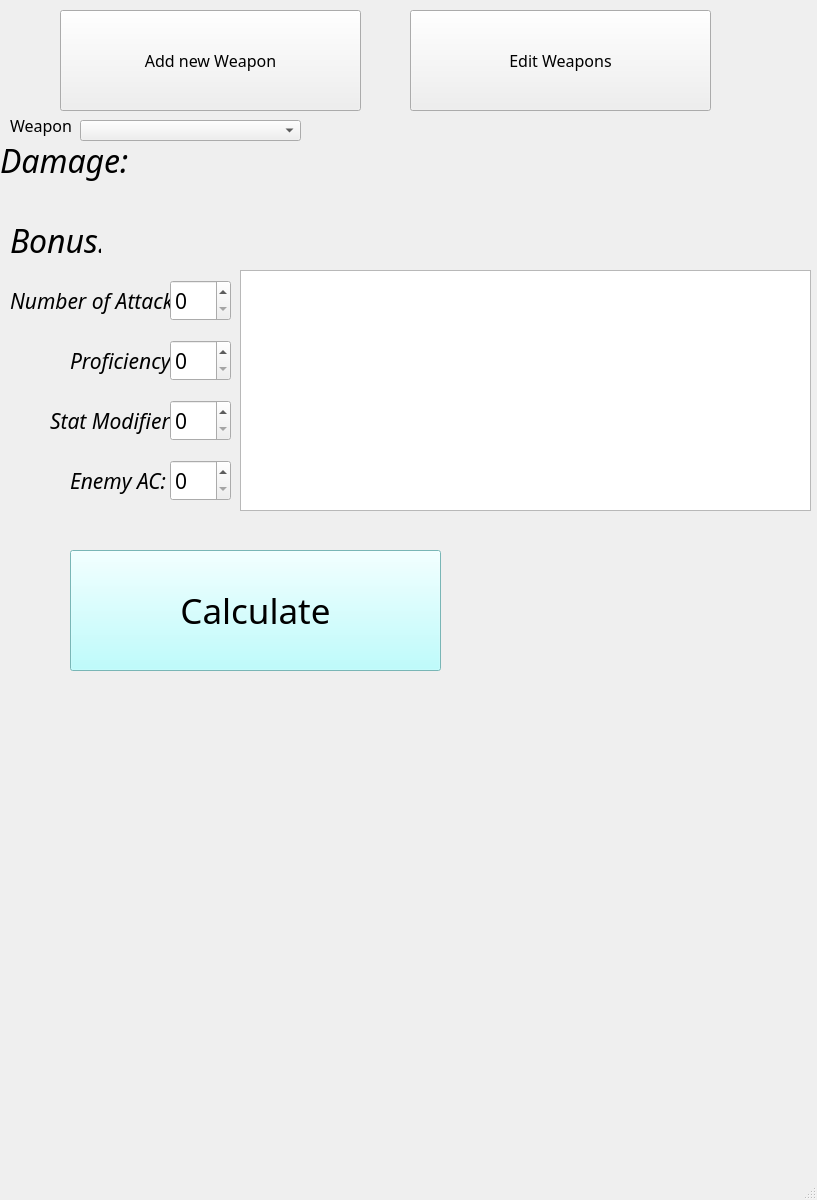
<?xml version="1.0" encoding="UTF-8"?>
<ui version="4.0">
 <class>MainWindow</class>
 <widget class="QMainWindow" name="MainWindow">
  <property name="geometry">
   <rect>
    <x>0</x>
    <y>0</y>
    <width>817</width>
    <height>1200</height>
   </rect>
  </property>
  <property name="windowTitle">
   <string>MainWindow</string>
  </property>
  <widget class="QWidget" name="centralwidget">
   <widget class="QPushButton" name="Calcular">
    <property name="geometry">
     <rect>
      <x>70</x>
      <y>550</y>
      <width>371</width>
      <height>121</height>
     </rect>
    </property>
    <property name="palette">
     <palette>
      <active>
       <colorrole role="Button">
        <brush brushstyle="SolidPattern">
         <color alpha="255">
          <red>170</red>
          <green>255</green>
          <blue>255</blue>
         </color>
        </brush>
       </colorrole>
       <colorrole role="Midlight">
        <brush brushstyle="SolidPattern">
         <color alpha="255">
          <red>239</red>
          <green>239</green>
          <blue>239</blue>
         </color>
        </brush>
       </colorrole>
       <colorrole role="Base">
        <brush brushstyle="SolidPattern">
         <color alpha="255">
          <red>255</red>
          <green>255</green>
          <blue>255</blue>
         </color>
        </brush>
       </colorrole>
       <colorrole role="Window">
        <brush brushstyle="SolidPattern">
         <color alpha="255">
          <red>170</red>
          <green>255</green>
          <blue>255</blue>
         </color>
        </brush>
       </colorrole>
       <colorrole role="Highlight">
        <brush brushstyle="SolidPattern">
         <color alpha="255">
          <red>0</red>
          <green>223</green>
          <blue>223</blue>
         </color>
        </brush>
       </colorrole>
      </active>
      <inactive>
       <colorrole role="Button">
        <brush brushstyle="SolidPattern">
         <color alpha="255">
          <red>170</red>
          <green>255</green>
          <blue>255</blue>
         </color>
        </brush>
       </colorrole>
       <colorrole role="Midlight">
        <brush brushstyle="SolidPattern">
         <color alpha="255">
          <red>239</red>
          <green>239</green>
          <blue>239</blue>
         </color>
        </brush>
       </colorrole>
       <colorrole role="Base">
        <brush brushstyle="SolidPattern">
         <color alpha="255">
          <red>255</red>
          <green>255</green>
          <blue>255</blue>
         </color>
        </brush>
       </colorrole>
       <colorrole role="Window">
        <brush brushstyle="SolidPattern">
         <color alpha="255">
          <red>170</red>
          <green>255</green>
          <blue>255</blue>
         </color>
        </brush>
       </colorrole>
       <colorrole role="Highlight">
        <brush brushstyle="SolidPattern">
         <color alpha="255">
          <red>0</red>
          <green>223</green>
          <blue>223</blue>
         </color>
        </brush>
       </colorrole>
      </inactive>
      <disabled>
       <colorrole role="Button">
        <brush brushstyle="SolidPattern">
         <color alpha="255">
          <red>170</red>
          <green>255</green>
          <blue>255</blue>
         </color>
        </brush>
       </colorrole>
       <colorrole role="Midlight">
        <brush brushstyle="SolidPattern">
         <color alpha="255">
          <red>239</red>
          <green>239</green>
          <blue>239</blue>
         </color>
        </brush>
       </colorrole>
       <colorrole role="Base">
        <brush brushstyle="SolidPattern">
         <color alpha="255">
          <red>170</red>
          <green>255</green>
          <blue>255</blue>
         </color>
        </brush>
       </colorrole>
       <colorrole role="Window">
        <brush brushstyle="SolidPattern">
         <color alpha="255">
          <red>170</red>
          <green>255</green>
          <blue>255</blue>
         </color>
        </brush>
       </colorrole>
       <colorrole role="Highlight">
        <brush brushstyle="SolidPattern">
         <color alpha="255">
          <red>51</red>
          <green>153</green>
          <blue>255</blue>
         </color>
        </brush>
       </colorrole>
      </disabled>
     </palette>
    </property>
    <property name="font">
     <font>
      <family>High Tower Text</family>
      <pointsize>26</pointsize>
     </font>
    </property>
    <property name="cursor">
     <cursorShape>OpenHandCursor</cursorShape>
    </property>
    <property name="text">
     <string>Calculate</string>
    </property>
   </widget>
   <widget class="QComboBox" name="weaponBox">
    <property name="geometry">
     <rect>
      <x>80</x>
      <y>120</y>
      <width>221</width>
      <height>21</height>
     </rect>
    </property>
   </widget>
   <widget class="QLabel" name="label">
    <property name="geometry">
     <rect>
      <x>10</x>
      <y>110</y>
      <width>71</width>
      <height>31</height>
     </rect>
    </property>
    <property name="font">
     <font>
      <family>High Tower Text</family>
      <pointsize>12</pointsize>
     </font>
    </property>
    <property name="text">
     <string>Weapon</string>
    </property>
   </widget>
   <widget class="QLabel" name="damage">
    <property name="geometry">
     <rect>
      <x>0</x>
      <y>130</y>
      <width>131</width>
      <height>61</height>
     </rect>
    </property>
    <property name="font">
     <font>
      <family>High Tower Text</family>
      <pointsize>24</pointsize>
      <italic>true</italic>
     </font>
    </property>
    <property name="text">
     <string>Damage:</string>
    </property>
   </widget>
   <widget class="QLabel" name="bonus">
    <property name="geometry">
     <rect>
      <x>10</x>
      <y>210</y>
      <width>91</width>
      <height>61</height>
     </rect>
    </property>
    <property name="font">
     <font>
      <family>High Tower Text</family>
      <pointsize>24</pointsize>
      <italic>true</italic>
     </font>
    </property>
    <property name="text">
     <string>Bonus:</string>
    </property>
   </widget>
   <widget class="QLabel" name="dmgVal">
    <property name="geometry">
     <rect>
      <x>130</x>
      <y>130</y>
      <width>1291</width>
      <height>61</height>
     </rect>
    </property>
    <property name="font">
     <font>
      <family>High Tower Text</family>
      <pointsize>24</pointsize>
      <italic>true</italic>
     </font>
    </property>
    <property name="text">
     <string/>
    </property>
   </widget>
   <widget class="QLabel" name="bonVal">
    <property name="geometry">
     <rect>
      <x>110</x>
      <y>210</y>
      <width>211</width>
      <height>61</height>
     </rect>
    </property>
    <property name="font">
     <font>
      <family>High Tower Text</family>
      <pointsize>24</pointsize>
      <italic>true</italic>
     </font>
    </property>
    <property name="text">
     <string/>
    </property>
   </widget>
   <widget class="QSpinBox" name="enemyACVal">
    <property name="geometry">
     <rect>
      <x>170</x>
      <y>460</y>
      <width>61</width>
      <height>41</height>
     </rect>
    </property>
    <property name="font">
     <font>
      <family>High Tower Text</family>
      <pointsize>16</pointsize>
     </font>
    </property>
   </widget>
   <widget class="QLabel" name="enemyAC">
    <property name="geometry">
     <rect>
      <x>70</x>
      <y>450</y>
      <width>101</width>
      <height>61</height>
     </rect>
    </property>
    <property name="font">
     <font>
      <family>High Tower Text</family>
      <pointsize>16</pointsize>
      <italic>true</italic>
     </font>
    </property>
    <property name="text">
     <string>Enemy AC:</string>
    </property>
   </widget>
   <widget class="QLabel" name="proficiency">
    <property name="geometry">
     <rect>
      <x>70</x>
      <y>330</y>
      <width>121</width>
      <height>61</height>
     </rect>
    </property>
    <property name="font">
     <font>
      <family>High Tower Text</family>
      <pointsize>16</pointsize>
      <italic>true</italic>
     </font>
    </property>
    <property name="text">
     <string>Proficiency:</string>
    </property>
   </widget>
   <widget class="QSpinBox" name="profVal">
    <property name="geometry">
     <rect>
      <x>170</x>
      <y>340</y>
      <width>61</width>
      <height>41</height>
     </rect>
    </property>
    <property name="font">
     <font>
      <family>High Tower Text</family>
      <pointsize>16</pointsize>
     </font>
    </property>
   </widget>
   <widget class="QLabel" name="statMod">
    <property name="geometry">
     <rect>
      <x>50</x>
      <y>390</y>
      <width>121</width>
      <height>61</height>
     </rect>
    </property>
    <property name="font">
     <font>
      <family>High Tower Text</family>
      <pointsize>16</pointsize>
      <italic>true</italic>
     </font>
    </property>
    <property name="text">
     <string>Stat Modifier:</string>
    </property>
   </widget>
   <widget class="QSpinBox" name="statVal">
    <property name="geometry">
     <rect>
      <x>170</x>
      <y>400</y>
      <width>61</width>
      <height>41</height>
     </rect>
    </property>
    <property name="font">
     <font>
      <family>High Tower Text</family>
      <pointsize>16</pointsize>
     </font>
    </property>
   </widget>
   <widget class="QLabel" name="numberAtk">
    <property name="geometry">
     <rect>
      <x>10</x>
      <y>270</y>
      <width>171</width>
      <height>61</height>
     </rect>
    </property>
    <property name="font">
     <font>
      <family>High Tower Text</family>
      <pointsize>16</pointsize>
      <italic>true</italic>
     </font>
    </property>
    <property name="text">
     <string>Number of Attacks:</string>
    </property>
   </widget>
   <widget class="QSpinBox" name="numAtkVal">
    <property name="geometry">
     <rect>
      <x>170</x>
      <y>280</y>
      <width>61</width>
      <height>41</height>
     </rect>
    </property>
    <property name="font">
     <font>
      <family>High Tower Text</family>
      <pointsize>16</pointsize>
     </font>
    </property>
   </widget>
   <widget class="QTextEdit" name="output">
    <property name="geometry">
     <rect>
      <x>240</x>
      <y>270</y>
      <width>571</width>
      <height>241</height>
     </rect>
    </property>
   </widget>
   <widget class="QPushButton" name="newWep">
    <property name="geometry">
     <rect>
      <x>60</x>
      <y>10</y>
      <width>301</width>
      <height>101</height>
     </rect>
    </property>
    <property name="font">
     <font>
      <family>High Tower Text</family>
      <pointsize>12</pointsize>
     </font>
    </property>
    <property name="text">
     <string>Add new Weapon</string>
    </property>
   </widget>
   <widget class="QPushButton" name="editWep">
    <property name="geometry">
     <rect>
      <x>410</x>
      <y>10</y>
      <width>301</width>
      <height>101</height>
     </rect>
    </property>
    <property name="font">
     <font>
      <family>High Tower Text</family>
      <pointsize>12</pointsize>
     </font>
    </property>
    <property name="text">
     <string>Edit Weapons</string>
    </property>
   </widget>
  </widget>
  <widget class="QMenuBar" name="menubar">
   <property name="geometry">
    <rect>
     <x>0</x>
     <y>0</y>
     <width>817</width>
     <height>21</height>
    </rect>
   </property>
  </widget>
  <widget class="QStatusBar" name="statusbar"/>
 </widget>
 <resources/>
 <connections/>
</ui>
